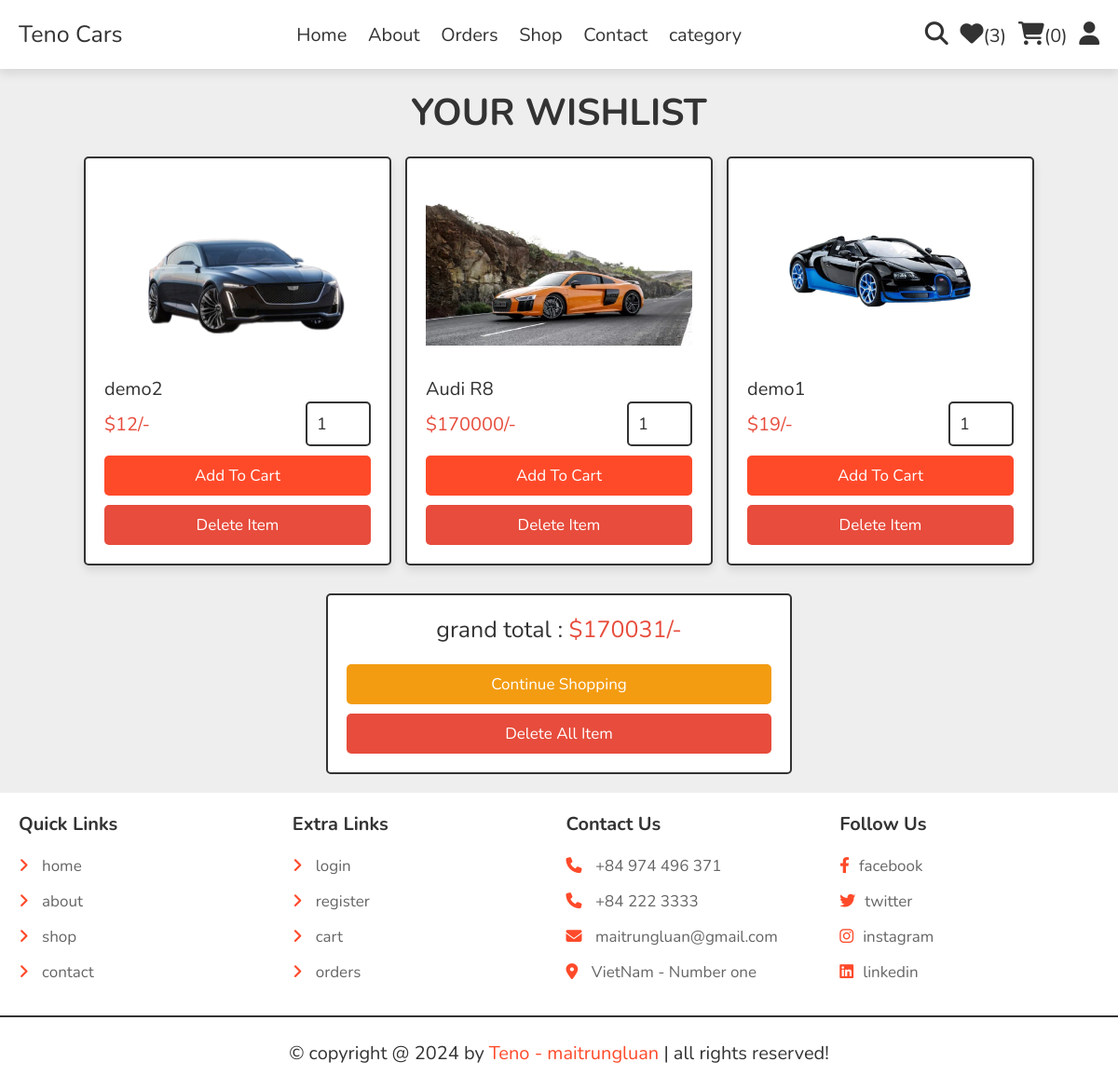
Page /wishlist.php (signed in) on the committed database.
### tables this page shows
CREATE TABLE `wishlist` (
  `id` int NOT NULL,
  `user_id` int NOT NULL,
  `pid` int NOT NULL,
  `name` varchar(100) NOT NULL,
  `price` int NOT NULL,
  `image` varchar(100) NOT NULL
);

### wishlist.php (the view, shortened to what this page needs)
<?php
include 'components/connect.php';
if(isset($_SESSION['user_id'])){
   $user_id = $_SESSION['user_id'];
}else{
   $user_id = '';
   header('location:user_login.php');
};
?>
<!DOCTYPE html>
<html lang="en">
<head>
   <link rel="stylesheet" href="https://cdnjs.cloudflare.com/ajax/libs/font-awesome/6.1.1/css/all.min.css">
   <link rel="stylesheet" href="css/style.css">
</head>
<body>
<?php include 'components/user_header.php'; ?>
<section class="products">
   <h3 class="heading">your wishlist</h3>
   <div class="box-container">
   <?php
      $grand_total = 0;
      $select_wishlist = $conn->prepare("SELECT * FROM `wishlist` WHERE user_id = ?");
      $select_wishlist->execute([$user_id]);
      if($select_wishlist->rowCount() > 0){
         while($fetch_wishlist = $select_wishlist->fetch(PDO::FETCH_ASSOC)){
            $grand_total += $fetch_wishlist['price'];
   ?>
   <form action="" method="post" class="box">
      <img src="uploaded_img/<?= $fetch_wishlist['image']; ?>" alt="">
      <div class="name"><?= $fetch_wishlist['name']; ?></div>
      <div class="flex">
         <div class="price">$<?= $fetch_wishlist['price']; ?>/-</div>
         <input type="number" name="qty" class="qty" min="1" max="99" onkeypress="if(this.value.length == 2) return false;" value="1">
      </div>
      <input type="submit" value="add to cart" class="btn" name="add_to_cart">
      <input type="submit" value="delete item" onclick="return confirm('delete this from wishlist?');" class="delete-btn" name="delete">
   </form>
   <?php
      }
   }else{
      echo '<p class="empty">your wishlist is empty</p>';
   }
   ?>
   </div>
   <div class="wishlist-total">
      <p>grand total : <span>$<?= $grand_total; ?>/-</span></p>
      <a href="shop.php" class="option-btn">continue shopping</a>
      <a href="wishlist.php?delete_all" class="delete-btn <?= ($grand_total > 1)?'':'disabled'; ?>" onclick="return confirm('delete all from wishlist?');">delete all item</a>
   </div>
</section>
<?php include 'components/footer.php'; ?>
</body>
</html>

### css/style.css (style rules this page uses)
:root { --main-color:#ff4a2a; --orange:#f39c12; --red:#e74c3c; --black:#333; --white:#fff; --light-color:#666; --light-bg:#eee; --border:.2rem solid var(--black); --box-shadow:0 .5rem 1rem rgba(0,0,0,.1); }
* { font-family: 'Nunito', sans-serif; margin:0; padding:0; box-sizing: border-box; outline: none; border:none; text-decoration: none; }
html { font-size: 62.5%; overflow-x: hidden; }
body { background-color: var(--light-bg); }
section { padding:2rem; max-width: 1200px; margin:0 auto; }
.heading { font-size: 4rem; color:var(--black); margin-bottom: 2rem; text-align: center; text-transform: uppercase; }
.btn, .delete-btn, .option-btn { display: block; width: 100%; margin-top: 1rem; border-radius: .5rem; padding:1rem 3rem; font-size: 1.7rem; text-transform: capitalize; color:var(--white); cursor: pointer; text-align: center; }
.btn { background-color: var(--main-color); }
.option-btn { background-color: var(--orange); }
.delete-btn { background-color: var(--red); }
.products .box-container { display: grid; grid-template-columns: repeat(auto-fit, 33rem); gap:1.5rem; justify-content: center; align-items: flex-start; }
.products .box-container .box { position: relative; background-color: var(--white); box-shadow: var(--box-shadow); border-radius: .5rem; border:var(--border); padding:2rem; overflow: hidden; }
.products .box-container .box img { height: 20rem; width: 100%; object-fit: contain; margin-bottom: 1rem; }
.products .box-container .box .name { font-size: 2rem; color:var(--black); }
.products .box-container .box .flex { display: flex; align-items: center; gap:1rem; }
.products .box-container .box .flex .qty { width: 7rem; padding:1rem; border:var(--border); font-size: 1.8rem; color:var(--black); border-radius: .5rem; }
.products .box-container .box .flex .price { font-size: 2rem; color:var(--red); margin-right: auto; }
.wishlist-total { max-width: 50rem; margin:0 auto; margin-top: 3rem; background-color: var(--white); border:var(--border); border-radius: .5rem;; padding:2rem; text-align: center; }
.wishlist-total p { font-size: 2.5rem; color:var(--black); margin-bottom: 2rem; }
.wishlist-total p span { color:var(--red); }

### rows in the picture
wishlist: image (picture), name "demo2", price "12"
wishlist: image (picture), name "Audi R8", price "170000"
wishlist: image (picture), name "demo1", price "19"

### other values in the picture
$total_wishlist_counts "3"
$total_cart_counts "0"
$grand_total "170031"
